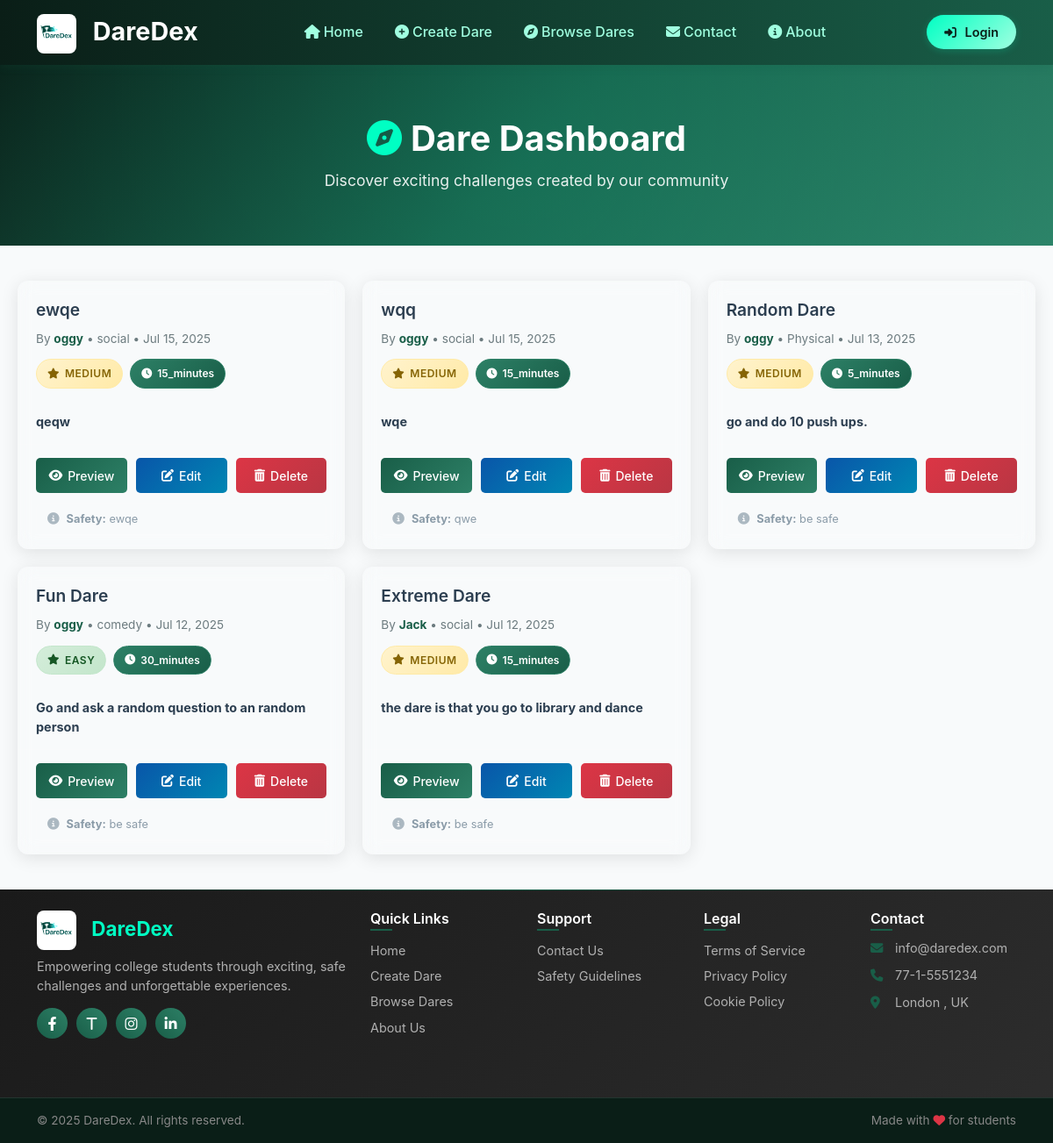
The page /browse/ on the database its author committed.
### home/models.py (models this page shows, shortened)
class Dareupload(models.Model):
    name = models.CharField(max_length=100)
    title = models.CharField(max_length=200)
    category = models.CharField(max_length=100)
    level = models.CharField(max_length=20)
    dare = models.TextField()
    duration = models.CharField(max_length=50, blank=True)
    safety = models.TextField(blank=True)
    created_at = models.DateTimeField(auto_now_add=True)

### home/views.py (the view)
# urls.py: path("browse/", views.browse, name='browse'),
def browse(request):
    dares = Dareupload.objects.all().order_by("-id")
    parameters = {
        'dares': dares,
    }
    return render(request, 'browse.html', parameters)

### templates/browse.html (shortened to what this page needs)
{% extends 'base.html' %}
{% load static %}
{% block body %}
<section class="dashboard-hero">
    <div class="container">
        <h1><i class="fas fa-compass"></i>Dare Dashboard</h1>
        <p>Discover exciting challenges created by our community</p>
    </div>
</section>
<section class="dares-container">
    {% if dares %}
    <div class="dares-grid">
        {% for dare in dares %}
        <div class="dare-card">
            <div class="card-header">
                <h3 class="card-title">{{ dare.title }}</h3>
                <div class="card-meta">
                    By <strong>{{ dare.name }}</strong> • {{ dare.category }} • {{ dare.created_at|date:"M j, Y" }}
                </div>
                <div class="badges-container">
                    <div class="difficulty-badge {{ dare.level }}">
                        <i class="fas fa-star"></i>
                        {{ dare.level|title }}
                    </div>
                    <div class="duration-badge">
                        <i class="fas fa-clock"></i>
                        {{ dare.duration }}
                    </div>
                </div>
            </div>
            <div class="card-description">
                <strong>{{ dare.dare }}</strong>
            </div>
            <div class="card-actions">
                <div class="button-group">
                    <button class="btn btn-preview"
                        onclick="previewDare('{{ dare.id }}', '{{ dare.title }}', '{{ dare.dare }}', '{{ dare.name }}', '{{ dare.category }}', '{{ dare.level }}', '{{ dare.duration }}', '{{ dare.safety }}')">
                        <i class="fas fa-eye"></i> Preview
                    </button>
                    <a href="{% url 'edit_dare' dare.id %}" class="btn btn-edit">
                        <i class="fas fa-edit"></i> Edit
                    </a>
                    <a href="{% url 'delete_dare' dare.id %}" class="btn btn-delete">
                        <i class="fas fa-trash-alt"></i> Delete
                    </a>
                </div>
                <div class="safety-note">
                    <i class="fas fa-info-circle"></i>
                    <div class="safety-note-text">
                        <strong>Safety:</strong> {{ dare.safety }}
                    </div>
                </div>
            </div>
        </div>
        {% endfor %}
    </div>
    {% endif %}
</section>
{% endblock %}

### templates/base.html (shortened to what this page needs)
{% load static %}
<!DOCTYPE html>
<html lang="en">
<head>
    <link href="https://cdnjs.cloudflare.com/ajax/libs/bootstrap/5.3.0/css/bootstrap.min.css" rel="stylesheet">
    <link href="https://cdnjs.cloudflare.com/ajax/libs/font-awesome/6.4.0/css/all.min.css" rel="stylesheet">
</head>
<body>
    <nav class="navbar navbar-expand-lg navbar-dark sticky-top">
        <div class="container">
            <a class="navbar-brand" href="#">
                <img src="{% static '/image_folder/daredex_logo.png' %}" class="navbar-logo" alt="DareDex Logo">
                DareDex
            </a>
            <div class="collapse navbar-collapse" id="navbarNav">
                <ul class="navbar-nav ms-auto">
                    <li class="nav-item">
                        <a class="nav-link" href="/"><i class="fas fa-home me-1"></i>Home</a>
                    </li>
                    <li class="nav-item">
                        <a class="nav-link" href="{% url 'dare'%}"><i class="fas fa-plus-circle me-1"></i>Create
                            Dare</a>
                    </li>
                    <li class="nav-item">
                        <a class="nav-link" href="{% url 'browse'%}"><i class="fas fa-compass me-1"></i>Browse
                            Dares</a>
                    </li>
                    <li class="nav-item">
                        <a class="nav-link" href="{% url 'contact_us'%}"><i class="fas fa-envelope me-1"></i>Contact</a>
                    </li>
                    <li class="nav-item">
                        <a class="nav-link" href="{% url 'about_us'%}"><i class="fas fa-info-circle me-1"></i>About</a>
                    </li>
                </ul>
                {% if request.user.is_authenticated %}
                <div class="d-flex align-items-center ms-auto">
                    <a href="{% url 'accounts:logout' %}" class="login-btn">
                        <i class="fas fa-sign-in-alt"></i> Logout
                    </a>
                </div>
                {% else %}
                <div class="d-flex align-items-center ms-auto">
                    <a href="{% url 'accounts:login' %}" class="login-btn">
                        <i class="fas fa-sign-in-alt"></i> Login
                    </a>
                </div>
                {% endif %}
            </div>
        </div>
    </nav>
    {% block body %}
    {% endblock %}
    <footer class="footer">
        <div class="container py-4">
            <div class="row">
                <div class="col-lg-4 col-md-6 mb-3">
                    <div class="footer-brand">
                        <img src="{% static '/image_folder/daredex_logo.png' %}" class="navbar-logo" alt="DareDex Logo">
                        </i>DareDex
                    </div>
                    <p class="footer-description">
                        Empowering college students through exciting, safe challenges and unforgettable experiences.
                    </p>
                    <div class="social-links">
                        <a href="https://www.facebook.com/" class="social-link" aria-label="Facebook">
                            <i class="fab fa-facebook-f"></i>
                        </a>
                        <a href="https://x.com/" class="social-link" aria-label="Twitter">
                            <i class="fab fa-t"></i>
                        </a>
                        <a href="https://www.instagram.com/" class="social-link" aria-label="Instagram">
                            <i class="fab fa-instagram"></i>
                        </a>
                        <a href="https://www.linkedin.com/" class="social-link" aria-label="LinkedIn">
                            <i class="fab fa-linkedin-in"></i>
                        </a>
                    </div>
                </div>
                <div class="col-lg-2 col-md-3 col-6 mb-3">
                    <div class="footer-section">
                        <h5>Quick Links</h5>
                        <a href="/" class="footer-link">Home</a>
                        <a href="{% url 'dare'%}" class="footer-link">Create Dare</a>
                        <a href="{% url 'browse'%}" class="footer-link">Browse Dares</a>
                        <a href="{% url 'about_us'%}" class="footer-link">About Us</a>
                    </div>
                </div>
                <div class="col-lg-2 col-md-3 col-6 mb-3">
                    <div class="footer-section">
                        <h5>Support</h5>
                        <a href="{% url 'contact_us' %}" class="footer-link">Contact Us</a>
                        <a href="#" class="footer-link" data-bs-toggle="modal" data-bs-target="#guidelinesModal">
                            Safety Guidelines
                        </a>
                    </div>
                </div>
                <div class="col-lg-2 col-md-6 mb-3">
                    <div class="footer-section">
                        <h5>Legal</h5>
                        <a href="#" class="footer-link" data-bs-toggle="modal" data-bs-target="#termsModal">
                            Terms of Service
                        </a>
                        <a href="#" class="footer-link" data-bs-toggle="modal" data-bs-target="#privacyPolicyModal">
                            Privacy Policy
                        </a>
                        <a href="#" class="footer-link" data-bs-toggle="modal" data-bs-target="#cookiePolicyModal">
                            Cookie Policy
                        </a>
                    </div>
                </div>
                <div class="col-lg-2 col-md-6 mb-3">
                    <div class="footer-section">
                        <h5>Contact</h5>
                        <div class="contact-item">
                            <i class="fas fa-envelope"></i>
                            <span>info@daredex.com</span>
                        </div>
                        <div class="contact-item">
                            <i class="fas fa-phone"></i>
                            <span>77-1-5551234</span>
                        </div>
                        <div class="contact-item">
                            <i class="fas fa-map-marker-alt"></i>
                            <span>London , UK</span>
                        </div>
                    </div>
                </div>
            </div>
        </div>
        <div class="footer-bottom">
            <div class="container">
                <div class="row align-items-center">
                    <div class="col-md-6">
                        <p>&copy; 2025 DareDex. All rights reserved.</p>
                    </div>
                    <div class="col-md-6 text-md-end">
                        <p>Made with <i class="fas fa-heart text-danger"></i> for students</p>
                    </div>
                </div>
            </div>
        </div>
    </footer>
</body>
</html>

### templates/base.html (style rules this page uses)
:root { --primary-dark: #0a1e17; --primary-main: #195e48; --primary-light: #2d8066; --primary-lighter: #4a9d83; --accent-green: #00ffc3; --accent-soft: #a0ffe0; --neutral-dark: #1a1a1a; --neutral-medium: #2d2d2d; --neutral-light: #fafbfc; --neutral-white: #ffffff; --body-bg: #f8fafb; --card-bg: #ffffff; --section-bg: #f4f7f5; --text-primary: #2c3e50; --text-secondary: #6c7b7f; --text-muted: #8a9ba8; --text-light: #ffffff; --border-light: #e8f0ed; --shadow-light: rgba(25, 94, 72, 0.06); --shadow-medium: rgba(25, 94, 72, 0.12); }
body { background-color: var(--body-bg); color: var(--text-primary); font-family: 'Inter', 'Segoe UI', -apple-system, BlinkMacSystemFont, sans-serif; line-height: 1.6; font-weight: 400; }
.navbar { background: linear-gradient(90deg, var(--primary-dark) 0%, var(--primary-main) 100%) !important; box-shadow: 0 2px 10px rgba(25, 94, 72, 0.2); backdrop-filter: blur(10px); }
.navbar-brand { font-weight: 700; font-size: 1.8rem; color: var(--neutral-white) !important; }
.navbar-logo { height: 45px; width: auto; border-radius: 8px; margin-right: 12px; vertical-align: middle; filter: brightness(1.1) contrast(1.1); }
.navbar-nav .nav-link { color: var(--accent-soft) !important; font-weight: 500; transition: all 0.3s ease; padding: 0.5rem 1rem !important; border-radius: 6px; margin: 0 2px; }
.login-btn { position: relative; background: linear-gradient(135deg, var(--accent-green) 0%, var(--accent-soft) 100%); color: var(--primary-dark) !important; padding: 8px 20px; border-radius: 25px; font-weight: 600; font-size: 0.9rem; text-decoration: none; transition: all 0.3s cubic-bezier(0.4, 0, 0.2, 1); margin-left: 10px; overflow: hidden; box-shadow: 0 2px 8px rgba(0, 255, 195, 0.2); }
.login-btn::before { content: ''; position: absolute; top: 0; left: -100%; width: 100%; height: 100%; background: linear-gradient(90deg, transparent, rgba(255, 255, 255, 0.3), transparent); transition: left 0.6s ease; }
.login-btn i { margin-right: 6px; font-size: 0.85rem; }
.footer { background: linear-gradient(135deg, var(--neutral-dark) 0%, var(--neutral-medium) 100%); color: var(--neutral-white); position: relative; overflow: hidden; }
.footer::before { content: ''; position: absolute; top: 0; left: 0; right: 0; height: 1px; background: linear-gradient(90deg, transparent, var(--primary-main), transparent); }
.footer-brand { font-size: 1.4rem; font-weight: 700; color: var(--accent-green); margin-bottom: 8px; }
.footer-description { color: #b0b0b0; line-height: 1.5; margin-bottom: 15px; font-size: 0.9rem; }
.footer-section h5 { color: var(--neutral-white); font-weight: 600; margin-bottom: 12px; position: relative; font-size: 1rem; }
.footer-section h5::after { content: ''; position: absolute; bottom: -4px; left: 0; width: 25px; height: 2px; background: var(--primary-main); }
.footer-link { color: #b0b0b0; text-decoration: none; transition: all 0.3s ease; display: block; padding: 3px 0; position: relative; font-size: 0.9rem; }
.footer-link::before { content: ''; position: absolute; left: -12px; top: 50%; transform: translateY(-50%); width: 0; height: 2px; background: var(--primary-main); transition: width 0.3s ease; }
.contact-item { display: flex; align-items: center; color: #b0b0b0; margin-bottom: 8px; transition: color 0.3s ease; font-size: 0.9rem; }
.contact-item i { width: 18px; margin-right: 10px; color: var(--primary-main); font-size: 0.9rem; }
.social-links { display: flex; gap: 10px; margin-top: 12px; }
.social-link { width: 35px; height: 35px; border-radius: 50%; background: linear-gradient(45deg, var(--primary-main), var(--primary-light)); display: flex; align-items: center; justify-content: center; color: var(--neutral-white); text-decoration: none; transition: all 0.3s ease; font-size: 1rem; }
.footer-bottom { background: var(--primary-dark); padding: 15px 0; margin-top: 25px; border-top: 1px solid rgba(255, 255, 255, 0.1); }
.footer-bottom p { color: #888; margin: 0; font-size: 0.85rem; }

### rows shown on the page
Dareupload: title "ewqe", name "oggy", category "social", created_at "Jul 15, 2025", level "MEDIUM", duration "15_minutes", dare "qeqw", safety "ewqe"
Dareupload: title "wqq", name "oggy", category "social", created_at "Jul 15, 2025", level "MEDIUM", duration "15_minutes", dare "wqe", safety "qwe"
Dareupload: title "Random Dare", name "oggy", category "Physical", created_at "Jul 13, 2025", level "MEDIUM", duration "5_minutes", dare "go and do 10 push ups.", safety "be safe"
Dareupload: title "Fun Dare", name "oggy", category "comedy", created_at "Jul 12, 2025", level "EASY", duration "30_minutes", dare "Go and ask a random question to an random person", safety "be safe"
Dareupload: title "Extreme Dare", name "Jack", category "social", created_at "Jul 12, 2025", level "MEDIUM", duration "15_minutes", dare "the dare is that you go to library and dance", safety "be safe"
